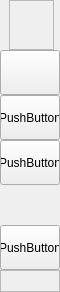
        <widget class="QFrame" name="leftMenuBg">
         <property name="minimumSize">
          <size>
           <width>60</width>
           <height>0</height>
          </size>
         </property>
         <property name="maximumSize">
          <size>
           <width>60</width>
           <height>16777215</height>
          </size>
         </property>
         <property name="frameShape">
          <enum>QFrame::NoFrame</enum>
         </property>
         <property name="frameShadow">
          <enum>QFrame::Raised</enum>
         </property>
         <layout class="QVBoxLayout" name="verticalLayout_3">
          <property name="spacing">
           <number>0</number>
          </property>
          <property name="leftMargin">
           <number>0</number>
          </property>
          <property name="topMargin">
           <number>0</number>
          </property>
          <property name="rightMargin">
           <number>0</number>
          </property>
          <property name="bottomMargin">
           <number>0</number>
          </property>
          <item>
           <widget class="QFrame" name="topLogoInfo">
            <property name="minimumSize">
             <size>
              <width>0</width>
              <height>50</height>
             </size>
            </property>
            <property name="maximumSize">
             <size>
              <width>16777215</width>
              <height>50</height>
             </size>
            </property>
            <property name="frameShape">
             <enum>QFrame::NoFrame</enum>
            </property>
            <property name="frameShadow">
             <enum>QFrame::Raised</enum>
            </property>
            <layout class="QVBoxLayout" name="verticalLayout">
             <property name="topMargin">
              <number>0</number>
             </property>
             <item>
              <widget class="QFrame" name="logoFrame">
               <property name="minimumSize">
                <size>
                 <width>45</width>
                 <height>50</height>
                </size>
               </property>
               <property name="styleSheet">
                <string notr="true">image: url(:/images/images/images/bigLogo.png);</string>
               </property>
               <property name="frameShape">
                <enum>QFrame::StyledPanel</enum>
               </property>
               <property name="frameShadow">
                <enum>QFrame::Raised</enum>
               </property>
              </widget>
             </item>
            </layout>
           </widget>
          </item>
          <item>
           <widget class="QPushButton" name="homeBtn">
            <property name="sizePolicy">
             <sizepolicy hsizetype="Expanding" vsizetype="Fixed">
              <horstretch>0</horstretch>
              <verstretch>0</verstretch>
             </sizepolicy>
            </property>
            <property name="minimumSize">
             <size>
              <width>0</width>
              <height>45</height>
             </size>
            </property>
            <property name="cursor">
             <cursorShape>PointingHandCursor</cursorShape>
            </property>
            <property name="autoFillBackground">
             <bool>false</bool>
            </property>
            <property name="styleSheet">
             <string notr="true">background-image: url(:/icons/images/icons/cil-home.png);</string>
            </property>
            <property name="text">
             <string/>
            </property>
            <property name="icon">
             <iconset resource="resources.qrc">
              <normaloff>:/icons/images/icons/cil-home.png</normaloff>:/icons/images/icons/cil-home.png</iconset>
            </property>
           </widget>
          </item>
          <item>
           <widget class="QPushButton" name="clientsBtn">
            <property name="sizePolicy">
             <sizepolicy hsizetype="Expanding" vsizetype="Fixed">
              <horstretch>0</horstretch>
              <verstretch>0</verstretch>
             </sizepolicy>
            </property>
            <property name="minimumSize">
             <size>
              <width>0</width>
              <height>45</height>
             </size>
            </property>
            <property name="cursor">
             <cursorShape>PointingHandCursor</cursorShape>
            </property>
            <property name="styleSheet">
             <string notr="true">background-image: url(:/icons/images/icons/cil-user.png);</string>
            </property>
            <property name="text">
             <string>PushButton</string>
            </property>
            <property name="icon">
             <iconset resource="resources.qrc">
              <normaloff>:/icons/images/icons/cil-user.png</normaloff>:/icons/images/icons/cil-user.png</iconset>
            </property>
           </widget>
          </item>
          <item>
           <widget class="QPushButton" name="appointmentBtn">
            <property name="sizePolicy">
             <sizepolicy hsizetype="Expanding" vsizetype="Fixed">
              <horstretch>0</horstretch>
              <verstretch>0</verstretch>
             </sizepolicy>
            </property>
            <property name="minimumSize">
             <size>
              <width>0</width>
              <height>45</height>
             </size>
            </property>
            <property name="cursor">
             <cursorShape>PointingHandCursor</cursorShape>
            </property>
            <property name="styleSheet">
             <string notr="true">background-image: url(:/icons/images/icons/cil-calendar-check.png);</string>
            </property>
            <property name="text">
             <string>PushButton</string>
            </property>
            <property name="icon">
             <iconset resource="resources.qrc">
              <normaloff>:/icons/images/icons/cil-calendar-check.png</normaloff>:/icons/images/icons/cil-calendar-check.png</iconset>
            </property>
           </widget>
          </item>
          <item>
           <spacer name="verticalSpacer">
            <property name="orientation">
             <enum>Qt::Vertical</enum>
            </property>
            <property name="sizeHint" stdset="0">
             <size>
              <width>20</width>
              <height>40</height>
             </size>
            </property>
           </spacer>
          </item>
          <item>
           <widget class="QPushButton" name="accountBtn">
            <property name="sizePolicy">
             <sizepolicy hsizetype="Expanding" vsizetype="Fixed">
              <horstretch>0</horstretch>
              <verstretch>0</verstretch>
             </sizepolicy>
            </property>
            <property name="minimumSize">
             <size>
              <width>0</width>
              <height>45</height>
             </size>
            </property>
            <property name="cursor">
             <cursorShape>PointingHandCursor</cursorShape>
            </property>
            <property name="styleSheet">
             <string notr="true">background-image: url(:/icons/images/icons/icon_settings.png);</string>
            </property>
            <property name="text">
             <string>PushButton</string>
            </property>
            <property name="icon">
             <iconset resource="resources.qrc">
              <normaloff>:/icons/images/icons/cil-loop-circular.png</normaloff>:/icons/images/icons/cil-loop-circular.png</iconset>
            </property>
           </widget>
          </item>
          <item>
           <widget class="QFrame" name="leftGrip">
            <property name="minimumSize">
             <size>
              <width>0</width>
              <height>22</height>
             </size>
            </property>
            <property name="frameShape">
             <enum>QFrame::StyledPanel</enum>
            </property>
            <property name="frameShadow">
             <enum>QFrame::Raised</enum>
            </property>
           </widget>
          </item>
         </layout>
        </widget>
